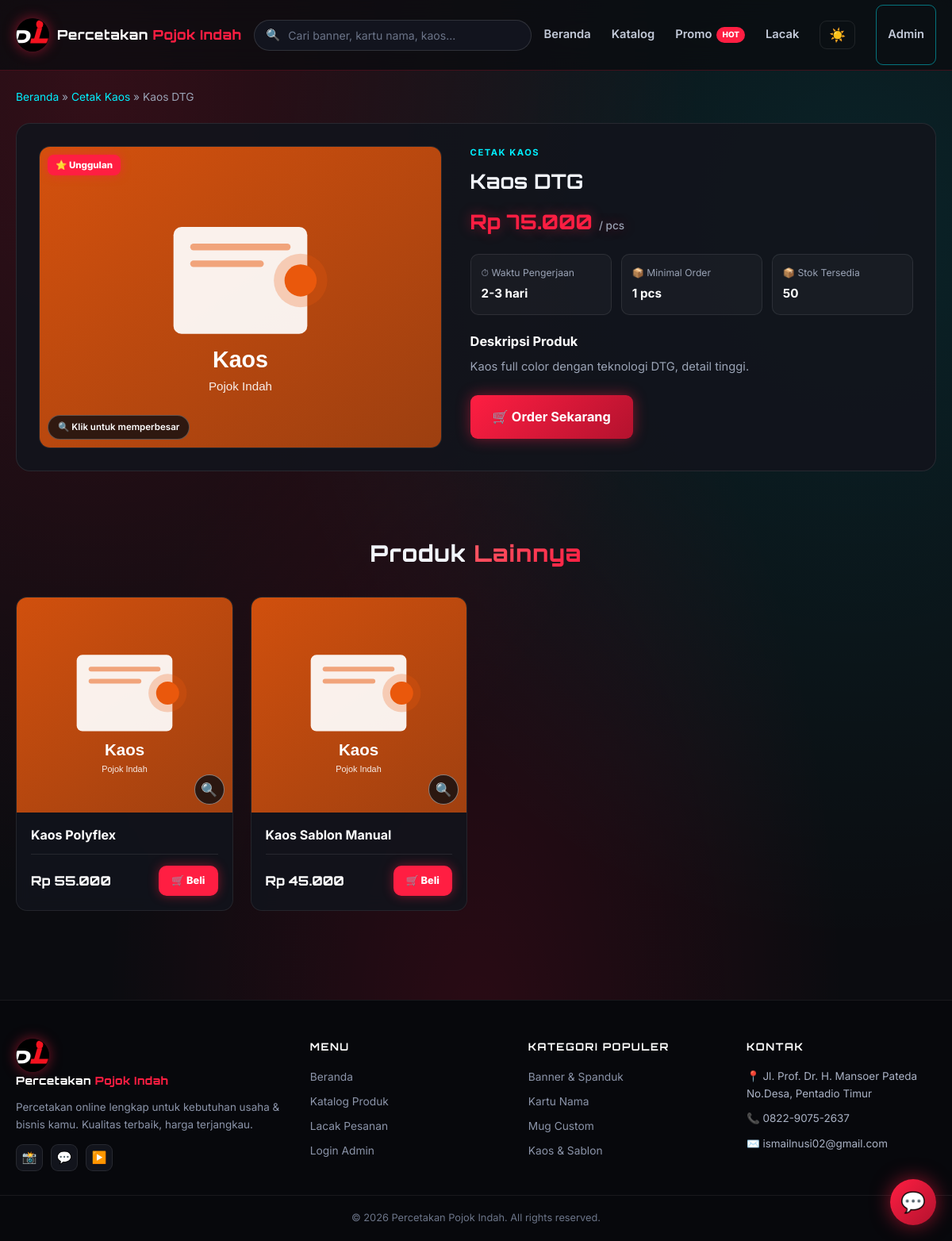
The page /product.php?id=14 on the database its author committed.
### tables this page shows
CREATE TABLE IF NOT EXISTS produk (
    id INT AUTO_INCREMENT PRIMARY KEY,
    id_kategori INT NOT NULL,
    nama_produk VARCHAR(200) NOT NULL,
    deskripsi TEXT,
    harga DECIMAL(12,0) NOT NULL DEFAULT 0,
    satuan VARCHAR(50) DEFAULT 'pcs',
    stok INT DEFAULT 0,
    minimal_order INT DEFAULT 1,
    waktu_pengerjaan VARCHAR(100) DEFAULT '1-2 hari',
    gambar VARCHAR(500) DEFAULT 'default.png',
    is_unggulan TINYINT(1) DEFAULT 0,
    is_aktif TINYINT(1) DEFAULT 1,
    created_at TIMESTAMP DEFAULT CURRENT_TIMESTAMP,
    FOREIGN KEY (id_kategori) REFERENCES kategori(id) ON DELETE CASCADE
);

CREATE TABLE IF NOT EXISTS kategori (
    id INT AUTO_INCREMENT PRIMARY KEY,
    nama_kategori VARCHAR(100) NOT NULL UNIQUE,
    icon VARCHAR(20) DEFAULT '📦',
    created_at TIMESTAMP DEFAULT CURRENT_TIMESTAMP
);

### config.php (called while the page is built, shortened)
<?php
function db_connect() {
    $conn = new mysqli(DB_HOST, DB_USER, DB_PASS);
    $conn->set_charset('utf8mb4');
    $conn->query("CREATE DATABASE IF NOT EXISTS `" . DB_NAME . "` CHARACTER SET utf8mb4 COLLATE utf8mb4_unicode_ci");
    return $conn;
}
$conn = db_connect();
function rupiah($angka) {
    return 'Rp ' . number_format((float)$angka, 0, ',', '.');
}
function teks_db($s) {
    $s = (string)$s;
    if (strpos($s, '\\') === false) {
        return $s;
    }
    return $s;
}
function q($sql) {
    global $conn;
    $res = $conn->query($sql);
    return $res;
}
function q_row($sql) {
    $res = q($sql);
    if ($res && $res->num_rows > 0) {
        return $res->fetch_assoc();
    }
    return null;
}
$conn->query("CREATE TABLE IF NOT EXISTS pengaturan (
    kunci VARCHAR(50) NOT NULL PRIMARY KEY,
    nilai TEXT
) ENGINE=InnoDB");
$conn->query("INSERT IGNORE INTO pengaturan (kunci, nilai) VALUES ('tema', 'gelap')");
$conn->query("INSERT IGNORE INTO pengaturan (kunci, nilai) VALUES ('app_url', '')");
$conn->query("INSERT IGNORE INTO pengaturan (kunci, nilai) VALUES ('recovery_q', '')");
$conn->query("INSERT IGNORE INTO pengaturan (kunci, nilai) VALUES ('recovery_a', '')");
function get_setting($kunci, $default = '') {
    global $conn;
    $k = $conn->real_escape_string((string)$kunci);
    $res = $conn->query("SELECT nilai FROM pengaturan WHERE kunci = '$k' LIMIT 1");
    if ($res && $res->num_rows > 0) {
        $row = $res->fetch_assoc();
        return $row['nilai'];
    }
    return $default;
}
$APP_TEMA = get_setting('tema', 'gelap');
function get_gallery($id_produk) {
    $id = (int)$id_produk;
    $res = q("SELECT * FROM produk_gambar WHERE id_produk = $id ORDER BY urutan ASC, id ASC");
    $out = array();
    return $out;
}
?>

### funcs/gambar.php (called while the page is built, shortened)
<?php
function get_gambar_list($produk) {
    $out = array();
    if (!empty($produk['id'])) {
        foreach (get_gallery((int)$produk['id']) as $g) {
            $out[] = $g['url'];
        }
    }
    if (empty($out)) {
        $out[] = get_gambar_src($produk);
    }
    return array_values(array_unique($out));
}
function get_gambar_src($produk) {
    if (!empty($produk['gambar'])) {
        $g = basename((string)$produk['gambar']);
    }
    $ket = strtolower((string)($produk['nama_produk'] ?? ''));
    $maps = array(
        'x-banner'   => 'x_banner.svg',
        'roll'       => 'roll_banner.svg',
        'backdrop'   => 'banner.svg',
        'kartu nama' => 'kartu_nama.svg',
        'brosur'     => 'brosur.svg',
        'flyer'      => 'flyer.svg',
        'leaflet'    => 'flyer.svg',
        'stiker'     => 'stiker.svg',
        'kaos'       => 'kaos.svg',
        'sablon'     => 'kaos.svg',
        'mug'        => 'mug.svg',
        'kalender'   => 'kalender.svg',
        'spanduk'    => 'spanduk.svg',
        'totebag'    => 'totebag.svg',
        'tote bag'   => 'totebag.svg',
        'pin'        => 'pin.svg',
        'lencana'    => 'pin.svg',
        'neon'       => 'neonbox.svg',
        'huruf'      => 'huruf.svg',
        'akrilik'    => 'huruf.svg',
        'banner'     => 'banner.svg',
    );
    foreach ($maps as $kata => $file) {
        if ($kata !== '' && strpos($ket, $kata) !== false) {
            return 'assets/img/' . $file;
        }
    }
    return 'assets/img/default.png';
}

### product.php (the view, shortened to what this page needs)
<?php
include 'config.php';
require 'funcs/gambar.php';
$id = intval($_GET['id']);
$p = q_row("SELECT p.*, k.nama_kategori, k.icon FROM produk p JOIN kategori k ON p.id_kategori = k.id WHERE p.id = $id AND p.is_aktif = 1");
$kat_id = (int)$p['id_kategori'];
$produk_lain = q("SELECT * FROM produk WHERE id_kategori = $kat_id AND id != $id AND is_aktif = 1 ORDER BY id DESC LIMIT 4");
$glist = get_gambar_list($p);
?>
<!DOCTYPE html>
<html lang="id">
<head>
    <link rel="stylesheet" href="assets/css/style.css?v=<?= filemtime('assets/css/style.css') ?>">
</head>
<body class="<?= $APP_TEMA === 'terang' ? 'terang' : '' ?>">
<header class="site-header">
    <div class="container header-inner">
        <a href="index.php" class="logo">
            <img src="assets/img/logo.svg" alt="Percetakan Pojok Indah" class="logo-img">
            <span class="logo-text">Percetakan <span>Pojok Indah</span></span>
        </a>
        <form method="get" action="index.php" class="header-search">
            <span class="search-icon">🔍</span>
            <input type="text" name="c" placeholder="Cari banner, kartu nama, kaos...">
        </form>
        <nav class="main-nav">
            <a href="index.php">Beranda</a>
            <a href="index.php#katalog">Katalog</a>
            <a href="index.php#promo">Promo<span class="nav-badge-hot">HOT</span></a>
            <a href="track.php">Lacak</a>
            <button type="button" class="theme-toggle theme-icon-only" onclick="toggleTema()" title="Ganti mode gelap / terang"><?= $APP_TEMA === 'terang' ? '🌙' : '☀️' ?></button>
            <a href="admin/" class="btn btn-outline btn-sm">Admin</a>
        </nav>
    </div>
</header>
<main>
    <div class="container">
        <div class="breadcrumb">
            <a href="index.php">Beranda</a> &raquo;
            <a href="index.php?kat=<?= $p['id_kategori'] ?>"><?= htmlspecialchars($p['nama_kategori']) ?></a> &raquo;
            <span><?= htmlspecialchars($p['nama_produk']) ?></span>
        </div>
        <div class="product-detail">
            <div>
                <div class="product-detail-img gal-main" onclick="lbOpen(GAL_IMGS, GAL_I, GAL_CAP)" title="Klik gambar untuk memperbesar">
                    <img id="galMain" src="<?= htmlspecialchars($glist[0]) ?>" alt="<?= htmlspecialchars($p['nama_produk']) ?>" onerror="this.onerror=null;this.src='assets/img/default.png'">
                    <?php if ($p['is_unggulan']): ?>
                        <span class="badge badge-featured">⭐ Unggulan</span>
                    <?php endif; ?>
                    <span class="gal-hint">🔍 Klik untuk memperbesar</span>
                </div>
            </div>
            <div class="product-detail-info">
                <div class="card-cat"><?= htmlspecialchars($p['nama_kategori']) ?></div>
                <h1><?= htmlspecialchars($p['nama_produk']) ?></h1>
                <p class="detail-price"><?= rupiah($p['harga']) ?> <small>/ <?= htmlspecialchars($p['satuan']) ?></small></p>
                <div class="detail-meta">
                    <div><span>⏱ Waktu Pengerjaan</span><strong><?= htmlspecialchars($p['waktu_pengerjaan']) ?></strong></div>
                    <div><span>📦 Minimal Order</span><strong><?= $p['minimal_order'] ?> <?= htmlspecialchars($p['satuan']) ?></strong></div>
                    <div><span>📦 Stok Tersedia</span><strong><?= $p['stok'] ?></strong></div>
                </div>
                <div class="detail-desc">
                    <h3>Deskripsi Produk</h3>
                    <?php
                    $__paras = preg_split("/\n\s*\n/", teks_db($p['deskripsi'] ?? ''));
                    $__paras = array_values(array_filter(array_map('trim', $__paras), function ($x) { return $x !== ''; }));
                    if (empty($__paras)) {
                        echo '<p>-</p>';
                    } else {
                        foreach ($__paras as $__par) {
                            echo '<p>' . nl2br(htmlspecialchars($__par)) . '</p>';
                        }
                    }
                    ?>
                </div>
                <a href="order.php?produk=<?= $p['id'] ?>" class="btn btn-primary btn-lg">🛒 Order Sekarang</a>
            </div>
        </div>
        <?php if ($produk_lain && $produk_lain->num_rows > 0): ?>
        <div class="section related">
            <div class="section-head">
                <h2>Produk <span class="text-gradient-red">Lainnya</span></h2>
            </div>
            <div class="grid grid-4">
                <?php while ($rp = $produk_lain->fetch_assoc()): ?>
                    <div class="card">
                        <div class="card-image">
                            <?php $rg = array(get_gambar_src($rp)); ?>
                            <?php $rgjson = htmlspecialchars(json_encode($rg), ENT_QUOTES, 'UTF-8'); ?>
                            <img class="card-photo zoomable" src="<?= get_gambar_src($rp) ?>" alt="<?= htmlspecialchars($rp['nama_produk']) ?>" data-imgs="<?= $rgjson ?>" data-title="<?= htmlspecialchars($rp['nama_produk']) ?>" title="Klik untuk memperbesar" onerror="this.onerror=null;this.src='assets/img/default.png'">
                            <button type="button" class="card-zoom" data-imgs="<?= $rgjson ?>" data-title="<?= htmlspecialchars($rp['nama_produk']) ?>" title="Perbesar gambar">🔍</button>
                        </div>
                        <div class="card-body">
                            <h3 class="card-title"><a href="product.php?id=<?= $rp['id'] ?>"><?= htmlspecialchars($rp['nama_produk']) ?></a></h3>
                            <div class="card-foot">
                                <div class="card-price"><?= rupiah($rp['harga']) ?></div>
                                <a href="order.php?produk=<?= $rp['id'] ?>" class="btn-buy">🛒 Beli</a>
                            </div>
                        </div>
                    </div>
                <?php endwhile; ?>
            </div>
        </div>
        <?php endif; ?>
    </div>
</main>
<footer class="site-footer" id="kontak">
    <div class="container footer-grid">
        <div class="footer-brand">
            <a href="index.php" class="logo">
                <img src="assets/img/logo.svg" alt="Percetakan Pojok Indah" class="logo-img">
                <span class="logo-text">Percetakan <span>Pojok Indah</span></span>
            </a>
            <p style="margin-top:12px">Percetakan online lengkap untuk kebutuhan usaha &amp; bisnis kamu. Kualitas terbaik, harga terjangkau.</p>
            <div class="social-row">
                <a href="#" title="Instagram">📸</a>
                <a href="#" title="WhatsApp">💬</a>
                <a href="#" title="YouTube">▶️</a>
            </div>
        </div>
        <div>
            <h4>Menu</h4>
            <a href="index.php">Beranda</a>
            <a href="index.php#katalog">Katalog Produk</a>
            <a href="track.php">Lacak Pesanan</a>
            <a href="admin/">Login Admin</a>
        </div>
        <div>
            <h4>Kategori Populer</h4>
            <a href="index.php?kat=1">Banner &amp; Spanduk</a>
            <a href="index.php?kat=2">Kartu Nama</a>
            <a href="index.php?kat=6">Mug Custom</a>
            <a href="index.php?kat=5">Kaos &amp; Sablon</a>
        </div>
        <div>
            <h4>Kontak</h4>
            <ul class="footer-contact" style="list-style:none">
                <li>📍 Jl. Prof. Dr. H. Mansoer Pateda No.Desa, Pentadio Timur</li>
                <li>📞 0822-9075-2637</li>
                <li>✉️ ismailnusi02@gmail.com</li>
            </ul>
        </div>
    </div>
    <div class="footer-bottom">
        <div class="container">&copy; <?= date('Y') ?> Percetakan Pojok Indah. All rights reserved.</div>
    </div>
</footer>
<?php include __DIR__ . '/partials/chat_widget.php'; ?>
</body>
</html>

### rows shown on the page
produk: id_kategori.nama_kategori "Cetak Kaos", nama_produk "Kaos DTG", id_kategori.nama_kategori "CETAK KAOS", harga "Rp 75.000", satuan "pcs", waktu_pengerjaan "2-3 hari", minimal_order "1", stok "50", deskripsi "Kaos full color dengan teknologi DTG, detail tinggi."
produk: nama_produk "Kaos Polyflex", harga "Rp 55.000"
produk: nama_produk "Kaos Sablon Manual", harga "Rp 45.000"
